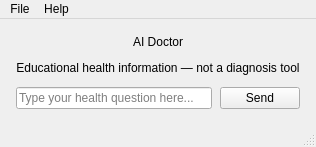
<?xml version="1.0" encoding="UTF-8"?>
<ui version="4.0">
 <class>MainWindow</class>
 <widget class="QMainWindow" name="MainWindow">
  <property name="windowTitle">
   <string>AI Doctor</string>
  </property>
  <widget class="QWidget" name="centralwidget">
   <layout class="QVBoxLayout" name="verticalLayout">
    <property name="spacing">
     <number>12</number>
    </property>
    <property name="leftMargin">
     <number>16</number>
    </property>
    <property name="topMargin">
     <number>16</number>
    </property>
    <property name="rightMargin">
     <number>16</number>
    </property>
    <property name="bottomMargin">
     <number>16</number>
    </property>
    <item>
     <widget class="QLabel" name="titleLabel">
      <property name="text">
       <string>AI Doctor</string>
      </property>
      <property name="objectName">
       <string>titleLabel</string>
      </property>
      <property name="alignment">
       <set>Qt::AlignCenter</set>
      </property>
     </widget>
    </item>
    <item>
     <widget class="QLabel" name="subtitleLabel">
      <property name="text">
       <string>Educational health information — not a diagnosis tool</string>
      </property>
      <property name="objectName">
       <string>subtitleLabel</string>
      </property>
      <property name="alignment">
       <set>Qt::AlignCenter</set>
      </property>
     </widget>
    </item>
    <item>
     <layout class="QVBoxLayout" name="chatLayout"/>
    </item>
    <item>
     <layout class="QHBoxLayout" name="inputLayout">
      <property name="spacing">
       <number>8</number>
      </property>
      <item>
       <widget class="QLineEdit" name="inputEdit">
        <property name="placeholderText">
         <string>Type your health question here...</string>
        </property>
       </widget>
      </item>
      <item>
       <widget class="QPushButton" name="sendButton">
        <property name="text">
         <string>Send</string>
        </property>
        <property name="minimumWidth">
         <number>90</number>
        </property>
       </widget>
      </item>
     </layout>
    </item>
   </layout>
  </widget>
  <widget class="QMenuBar" name="menubar">
   <property name="geometry">
    <rect>
     <x>0</x>
     <y>0</y>
     <width>900</width>
     <height>22</height>
    </rect>
   </property>
   <widget class="QMenu" name="menuFile">
    <property name="title">
     <string>File</string>
    </property>
    <addaction name="actionSettings"/>
    <addaction name="actionExit"/>
   </widget>
   <widget class="QMenu" name="menuHelp">
    <property name="title">
     <string>Help</string>
    </property>
    <addaction name="actionAbout"/>
   </widget>
   <addaction name="menuFile"/>
   <addaction name="menuHelp"/>
  </widget>
  <widget class="QStatusBar" name="statusbar"/>
  <action name="actionSettings">
   <property name="text">
    <string>Settings</string>
   </property>
  </action>
  <action name="actionAbout">
   <property name="text">
    <string>About</string>
   </property>
  </action>
  <action name="actionExit">
   <property name="text">
    <string>Exit</string>
   </property>
  </action>
 </widget>
 <resources/>
 <connections/>
</ui>
